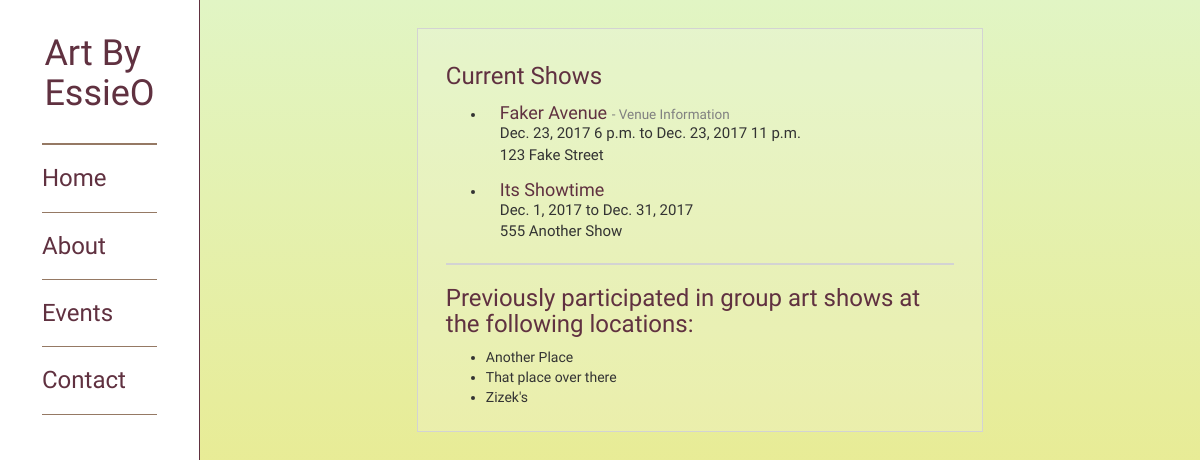
Screenshot of /events/ with the database file from the repository.
### events/models.py (models this page shows, shortened)
class CurrentShow(models.Model):
    address = models.CharField(max_length=255, blank=True)
    venue_name = models.CharField(max_length=255)
    created_date = models.DateTimeField(auto_now_add=True)
    start_date = models.DateField(blank=True, null=True)
    start_time = models.TimeField(blank=True, null=True)
    end_date = models.DateField(blank=True, null=True)
    end_time = models.TimeField(blank=True, null=True)
    url = models.URLField(blank=True, null=True)
    show_image = models.ImageField(upload_to='shows/', blank=True, null=True)
    class Meta(object):
        verbose_name_plural = "Current Shows"

class PreviousVenue(models.Model):
    venue_name = models.CharField(max_length=255, unique=True)
    created_date = models.DateTimeField(auto_now_add=True)
    class Meta(object):
        ordering = ['venue_name']
        verbose_name_plural = "Previous Venues"

### events/views.py (the view)
def eventsView(request):
    current_shows = CurrentShow.objects.order_by('end_date')
    previous_venues = PreviousVenue.objects.order_by('venue_name')
    return render(request, 'events.html', {'currentShows' : current_shows, 'previousVenues': previous_venues})

### events/templates/events.html (shortened to what this page needs)
{% extends 'base.html' %}
{% block eventActive %}nav-active{% endblock %}
{% load staticfiles %}
    {% block pagecontent %}
    <div class="">
        <div class="">
            <div class="transparent-well event-column">
                <h3>Current Shows</h3>
                {% if currentShows %}
                <ul>
                    {% for currentShow in currentShows %}
                    <li>
                        <div class='show-info'>
                            {% if currentShow.url %}
                                <h4>{{ currentShow.venue_name }} <small> - <a href="{{currentShow.url}}" target="_blank">Venue Information</a></small></h4>
                                {% else %}
                                <h4>{{ currentShow.venue_name }}</h4>
                            {% endif %}
                            <p>
                                {{ currentShow.start_date|default:""}} {{currentShow.start_time|default:""}} to {{currentShow.end_date|default:""}} {{currentShow.end_time|default:""}}
                            </p>
                            <p>{{ currentShow.address }}</p>
                        </div>
                    </li>
                    {% endfor %}
                </ul>
                {% else %}
                <p>No Current Shows at the moment. Please check back later!</p>
                {% endif %}
                <hr style="border:1px solid lightgrey">
                <h3>Previously participated in group art shows at the following locations:</h3>
                <ul>
                    {% for previousVenue in previousVenues %}
                    <li>{{ previousVenue.venue_name }}</li>
                    {% endfor %}
                </ul>
            </div>
        </div>
    </div>
    {% endblock %}

### src/css/base.css (style rules this page uses)
html, body { font-family: 'Ubuntu', sans-serif; height:100%; }
body { background: #EDE574; background: -webkit-linear-gradient(to bottom, #E1F5C4, #EDE574); background: linear-gradient(to bottom, #E1F5C4, #EDE574); display: table; width:100%; }
p { font-size: 1.25em; }
#sidebar a, h3,h4,h2,h1 { color:#603140; }
.transparent-well { background: rgba(245, 245, 245, 0.2); padding:1em 2em; }
.show-info h4 { margin:0; }
.show-info p { margin:0; font-size:15px; }
.show-info { margin:1em; }
.show-info small, .show-info a { color:grey; }
.event-column { border: 1px solid lightgrey; padding:1em 2em; width:60%; margin: 0 auto; }

### rows the page displays
CurrentShow: venue_name "Faker Avenue", start_date "Dec. 23, 2017", start_time "6 p.m.", end_date "Dec. 23, 2017", end_time "11 p.m.", address "123 Fake Street"
CurrentShow: venue_name "Its Showtime", start_date "Dec. 1, 2017", end_date "Dec. 31, 2017", address "555 Another Show"
PreviousVenue: venue_name "Another Place"
PreviousVenue: venue_name "That place over there"
PreviousVenue: venue_name "Zizek's"
